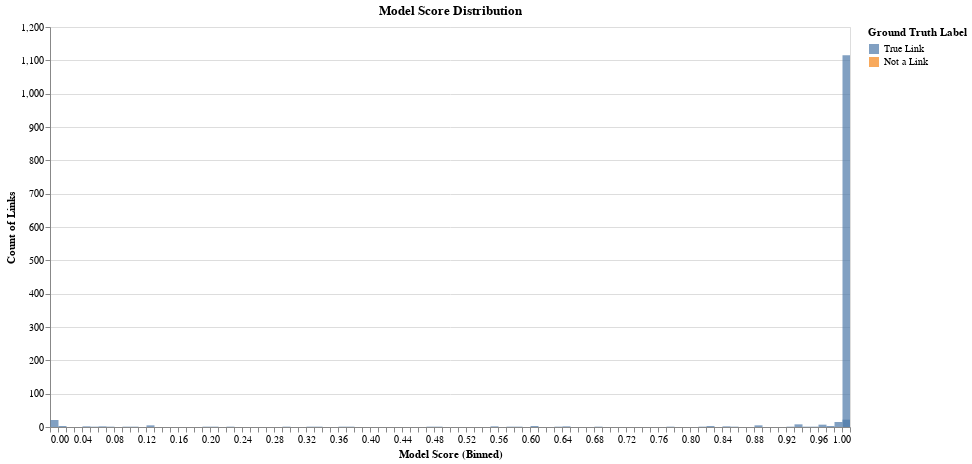

Notebook cell for this chart:
### Code cell
tutorial.plot_model_score_distribution(df_predictions)

### Figure 1 — Vega-Lite specification as saved in the notebook (floating-point values rounded to 4 significant figures)
{"config": {"view": {"continuousWidth": 400, "continuousHeight": 300}}, "data": {"name": "data-ab3453ec2b203f7f92a6d0e55d5b9b61"}, "mark": {"type": "bar", "binSpacing": 0, "opacity": 0.7}, "encoding": {"color": {"type": "nominal", "field": "ground_truth", "legend": {"title": "Ground Truth Label"}, "scale": {"domain": ["True Link", "Not a Link"], "scheme": "tableau10"}}, "opacity": {"condition": {"value": 0.7, "selection": "selector001"}, "value": 0.2}, "tooltip": [{"type": "quantitative", "field": "model_score", "title": "Model Score"}, {"type": "nominal", "field": "ground_truth", "title": "Ground Truth"}, {"type": "quantitative", "field": "count", "title": "Count of Links"}], "x": {"type": "quantitative", "axis": {"tickCount": 5, "title": "Model Score (Binned)"}, "bin": {"extent": [0, 1], "step": 0.01}, "field": "model_score"}, "y": {"type": "quantitative", "axis": {"title": "Count of Links"}, "field": "count", "stack": null}}, "height": 400, "selection": {"selector001": {"type": "multi", "fields": ["ground_truth"], "bind": "legend"}, "selector002": {"type": "interval", "bind": "scales", "encodings": ["x", "y"]}}, "title": "Model Score Distribution", "width": 800, "$schema": "https://vega.github.io/schema/vega-lite/v4.8.1.json", "datasets": {"data-ab3453ec2b203f7f92a6d0e55d5b9b61": [{"model_score": 0.0, "ground_truth": "True Link", "count": 21}, {"model_score": 0.01, "ground_truth": "True Link", "count": 3}, {"model_score": 0.04, "ground_truth": "True Link", "count": 2}, {"model_score": 0.05, "ground_truth": "True Link", "count": 1}, {"model_score": 0.06, "ground_truth": "True Link", "count": 2}, {"model_score": 0.07, "ground_truth": "True Link", "count": 1}, {"model_score": 0.09, "ground_truth": "True Link", "count": 1}, {"model_score": 0.1, "ground_truth": "True Link", "count": 1}, {"model_score": 0.12, "ground_truth": "True Link", "count": 5}, {"model_score": 0.19, "ground_truth": "True Link", "count": 1}, {"model_score": 0.2, "ground_truth": "True Link", "count": 1}, {"model_score": 0.22, "ground_truth": "True Link", "count": 1}, {"model_score": 0.29, "ground_truth": "True Link", "count": 1}, {"model_score": 0.32, "ground_truth": "True Link", "count": 1}, {"model_score": 0.33, "ground_truth": "True Link", "count": 1}, {"model_score": 0.36, "ground_truth": "True Link", "count": 1}, {"model_score": 0.37, "ground_truth": "True Link", "count": 1}, {"model_score": 0.47, "ground_truth": "True Link", "count": 1}, {"model_score": 0.48, "ground_truth": "True Link", "count": 1}, {"model_score": 0.55, "ground_truth": "True Link", "count": 2}, {"model_score": 0.57, "ground_truth": "True Link", "count": 1}, {"model_score": 0.58, "ground_truth": "True Link", "count": 1}, {"model_score": 0.6, "ground_truth": "True Link", "count": 3}, {"model_score": 0.63, "ground_truth": "True Link", "count": 1}, {"model_score": 0.64, "ground_truth": "True Link", "count": 2}, {"model_score": 0.68, "ground_truth": "True Link", "count": 1}, {"model_score": 0.77, "ground_truth": "True Link", "count": 1}, {"model_score": 0.81, "ground_truth": "True Link", "count": 1}, {"model_score": 0.82, "ground_truth": "True Link", "count": 3}, {"model_score": 0.84, "ground_truth": "True Link", "count": 2}, {"model_score": 0.85, "ground_truth": "True Link", "count": 1}, {"model_score": 0.88, "ground_truth": "True Link", "count": 5}, {"model_score": 0.92, "ground_truth": "True Link", "count": 1}, {"model_score": 0.93, "ground_truth": "True Link", "count": 8}, {"model_score": 0.94, "ground_truth": "True Link", "count": 1}, {"model_score": 0.95, "ground_truth": "True Link", "count": 1}, {"model_score": 0.96, "ground_truth": "True Link", "count": 7}, {"model_score": 0.97, "ground_truth": "True Link", "count": 3}, {"model_score": 0.98, "ground_truth": "True Link", "count": 15}, {"model_score": 0.99, "ground_truth": "True Link", "count": 22}, {"model_score": 1.0, "ground_truth": "True Link", "count": 1115}]}}
